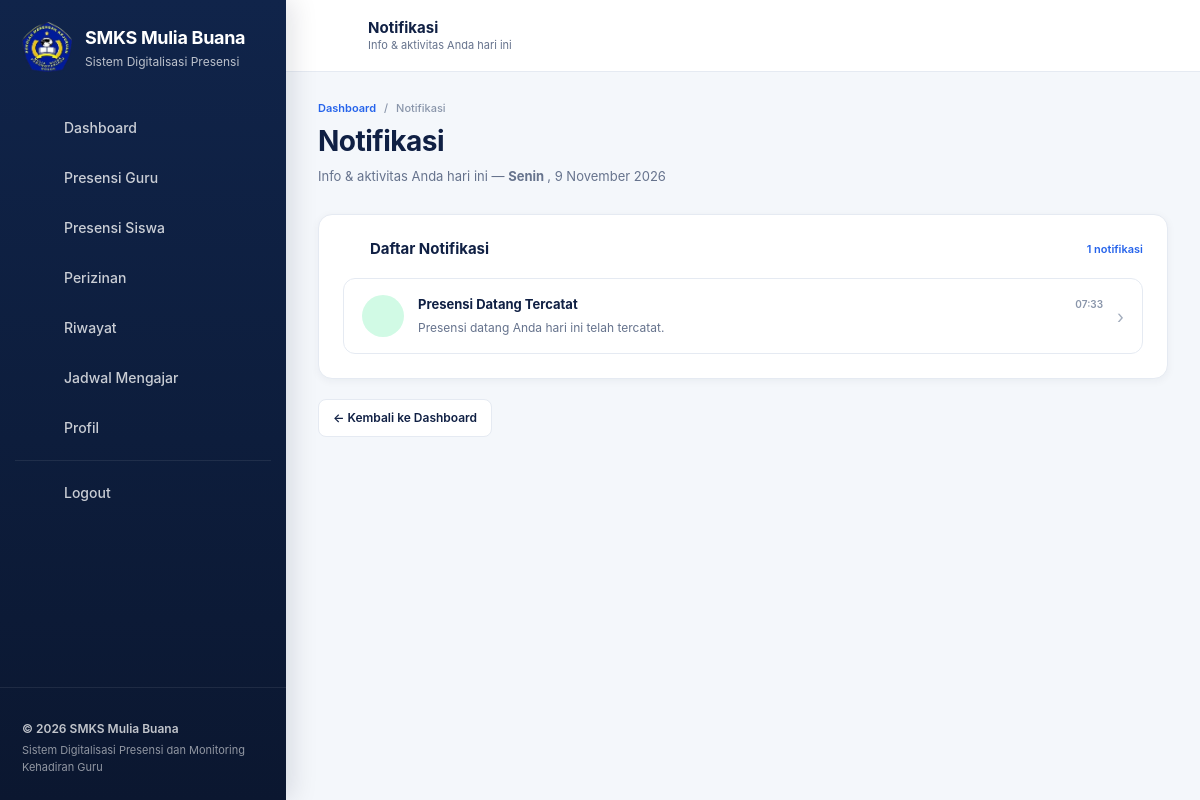
/guru/notifikasi.php (signed in), run on the app's committed database.
### tables this page shows
CREATE TABLE `notifikasi` (
  `id` bigint(20) unsigned NOT NULL AUTO_INCREMENT,
  `user_id` int(10) unsigned NOT NULL,
  `tipe` varchar(50) NOT NULL,
  `event_key` varchar(191) NOT NULL,
  `judul` varchar(150) NOT NULL,
  `pesan` text NOT NULL,
  `link` varchar(255) DEFAULT NULL,
  `dibaca` tinyint(1) NOT NULL DEFAULT 0,
  `dibaca_at` datetime DEFAULT NULL,
  `created_at` timestamp NOT NULL DEFAULT current_timestamp(),
  PRIMARY KEY (`id`),
  UNIQUE KEY `uq_notifikasi_user_event` (`user_id`,`event_key`),
  KEY `idx_notifikasi_user_dibaca` (`user_id`,`dibaca`),
  KEY `idx_notifikasi_user_created` (`user_id`,`created_at`),
  CONSTRAINT `fk_notifikasi_user` FOREIGN KEY (`user_id`) REFERENCES `users` (`id`) ON DELETE CASCADE ON UPDATE CASCADE
);

### guru/partials/notif-count.php (called while the page is built, shortened)
<?php
$tanggalHariIni = date('Y-m-d');
$namaHari = [
    'Sunday' => 'Minggu', 'Monday' => 'Senin', 'Tuesday' => 'Selasa',
    'Wednesday' => 'Rabu', 'Thursday' => 'Kamis', 'Friday' => 'Jumat', 'Saturday' => 'Sabtu'
];
$hariIni = $namaHari[date('l')];

### guru/notifikasi.php (the view, shortened to what this page needs)
<?php
require_once __DIR__ . '/../config/database.php';
require_once __DIR__ . '/../config/helpers.php';
$userId = currentUserId();
$tanggalHariIni = date('Y-m-d');
$namaHari = [
    'Sunday'    => 'Minggu',
    'Monday'    => 'Senin',
    'Tuesday'   => 'Selasa',
    'Wednesday' => 'Rabu',
    'Thursday'  => 'Kamis',
    'Friday'    => 'Jumat',
    'Saturday'  => 'Sabtu'
];
$hariIni = $namaHari[date('l')];
$stmt = $pdo->prepare("
    SELECT
        id,
        tipe,
        event_key,
        judul,
        pesan,
        link,
        dibaca,
        dibaca_at,
        created_at
    FROM notifikasi
    WHERE user_id = :user_id
    ORDER BY created_at DESC, id DESC
");
$stmt->execute([
    'user_id' => $userId
]);
$notifikasi = $stmt->fetchAll(PDO::FETCH_ASSOC);
$totalNotif = count($notifikasi);
?>
<!DOCTYPE html>
<html lang="id">
<head>
    <link
        rel="stylesheet"
        href="../assets/css/style.css"
    >
</head>
<body>
<div class="app-shell">
    <?php include __DIR__ . '/partials/sidebar.php'; ?>
    <div class="app-main">
        <?php include __DIR__ . '/partials/topbar.php'; ?>
        <main class="dashboard-content">
            <div class="dashboard-container">
                <div class="page-header">
                    <div class="breadcrumb">
                        <a href="dashboard.php">
                            Dashboard
                        </a>
                        <span>/</span>
                        <span>
                            Notifikasi
                        </span>
                    </div>
                    <h1 class="page-title">
                        Notifikasi
                    </h1>
                    <p class="page-description">
                        Info & aktivitas Anda hari ini —
                        <strong>
                            <?= e($hariIni) ?>
                        </strong>,
                        <?= e(formatTanggal($tanggalHariIni)) ?>
                    </p>
                </div>
                <div class="dashboard-card">
                    <div class="dashboard-card-header">
                        <h2 class="dashboard-card-title">
                            <span class="dashboard-card-title-icon">
                                <?= appIcon('bell', '', 18) ?>
                            </span>
                            Daftar Notifikasi
                        </h2>
                        <div
                            class="dashboard-card-link"
                            style="cursor: default;"
                        >
                            <?= (int) $totalNotif ?>
                            notifikasi
                        </div>
                    </div>
                    <div class="dashboard-card-body">
                        <?php if (empty($notifikasi)): ?>
                            <div class="empty-state">
                                <div class="empty-state-icon">
                                    <?= appIcon('bell', '', 40) ?>
                                </div>
                                <h3>
                                    Belum Ada Notifikasi
                                </h3>
                                <p>
                                    Belum ada aktivitas atau info
                                    penting hari ini.
                                </p>
                            </div>
                        <?php else: ?>
                            <div class="notif-list">
                                <?php foreach ($notifikasi as $notif): ?>
                                    <?php
                                    $link = trim(
                                        (string) (
                                            $notif['link'] ?? ''
                                        )
                                    );
                                    ?>
                                    <?php if ($link !== ''): ?>
                                        <a
                                            href="<?= e($link) ?>"
                                            class="notif-item notif-item-<?= e($notif['warna']) ?>"
                                        >
                                    <?php else: ?>
                                        <div
                                            class="notif-item notif-item-<?= e($notif['warna']) ?>"
                                        >
                                    <?php endif; ?>
                                            <div class="notif-icon">
                                                <?= appIcon(
                                                    $notif['ikon'],
                                                    '',
                                                    18
                                                ) ?>
                                            </div>
                                            <div class="notif-content">
                                                <div class="notif-header">
                                                    <div class="notif-title">
                                                        <?= e(
                                                            $notif['judul']
                                                        ) ?>
                                                    </div>
                                                    <div class="notif-time">
                                                        <?= e(
                                                            $notif['waktu']
                                                        ) ?>
                                                    </div>
                                                </div>
                                                <div class="notif-description">
                                                    <?= e(
                                                        $notif['pesan']
                                                    ) ?>
                                                </div>
                                            </div>
                                            <?php if ($link !== ''): ?>
                                                <div class="notif-arrow">
                                                    ›
                                                </div>
                                            <?php endif; ?>
                                    <?php if ($link !== ''): ?>
                                        </a>
                                    <?php else: ?>
                                        </div>
                                    <?php endif; ?>
                                <?php endforeach; ?>
                            </div>
                        <?php endif; ?>
                    </div>
                </div>
                <a
                    href="dashboard.php"
                    class="back-link"
                >
                    ← Kembali ke Dashboard
                </a>
            </div>
        </main>
    </div>
</div>
</body>
</html>

### config/helpers.php (shortened to what this page needs)
<?php
function e($value)
{
    return htmlspecialchars($value ?? '', ENT_QUOTES, 'UTF-8');
}
function formatTanggal($tanggal)
{
    $bulan = [
        1 => 'Januari', 2 => 'Februari', 3 => 'Maret', 4 => 'April',
        5 => 'Mei', 6 => 'Juni', 7 => 'Juli', 8 => 'Agustus',
        9 => 'September', 10 => 'Oktober', 11 => 'November', 12 => 'Desember'
    ];
    $timestamp = strtotime($tanggal);
    return date('j', $timestamp) . ' ' . $bulan[(int) date('n', $timestamp)] . ' ' . date('Y', $timestamp);
}
function appIcon($name, $class = '', $size = 20)
{
    $content = $icons[$name] ?? $icons['dashboard'];
    $classAttr = $class !== '' ? ' class="' . htmlspecialchars($class, ENT_QUOTES, 'UTF-8') . '"' : '';
    return '<svg xmlns="http://www.w3.org/2000/svg" width="' . (int)$size . '" height="' . (int)$size . '" viewBox="0 0 24 24" fill="none" stroke="currentColor" stroke-width="2" stroke-linecap="round" stroke-linejoin="round"' . $classAttr . '>' . $content . '</svg>';
}

### assets/css/style.css (style rules this page uses)
:root { --navy-950: #0b1730; --navy-900: #102044; --navy-800: #15305f; --blue-700: #1d5dcc; --blue-600: #2563eb; --blue-500: #3b82f6; --text-900: #172033; --text-700: #34415a; --text-500: #66738d; --text-400: #8995aa; --bg: #f4f7fb; --white: #ffffff; --border: #e5eaf2; --success: #10b981; --warning: #f59e0b; --danger: #ef4444; --info: #3b82f6; --shadow-sm: 0 2px 8px rgba(16, 32, 68, 0.05); --shadow-md: 0 8px 24px rgba(16, 32, 68, 0.08); --shadow-lg: 0 14px 32px rgba(16, 32, 68, 0.12); --radius-sm: 8px; --radius-md: 14px; --radius-lg: 18px; --sidebar-width: 286px; --transition-base: transform 0.25s cubic-bezier(0.4, 0, 0.2, 1), box-shadow 0.25s cubic-bezier(0.4, 0, 0.2, 1), border-color 0.25s cubic-bezier(0.4, 0, 0.2, 1), background 0.2s ease; }
* { box-sizing: border-box; }
html { scroll-behavior: smooth; }
body { margin: 0; padding: 0; font-family: Inter, -apple-system, BlinkMacSystemFont, "Segoe UI", Roboto, Arial, sans-serif; background: var(--bg); color: var(--text-900); line-height: 1.5; }
a { color: inherit; text-decoration: none; }
.app-shell { min-height: 100vh; display: flex; background: var(--bg); }
.sidebar-link-icon svg, .stat-icon svg, .dashboard-card-title-icon svg, .attendance-icon svg, .topbar-notif svg, .menu-toggle svg, .quick-menu-icon svg { display: inline-block; vertical-align: middle; }
.sidebar-link-icon svg { width: 19px; height: 19px; }
.dashboard-card-title-icon svg { width: 17px; height: 17px; }
.app-main { width: calc(100% - var(--sidebar-width)); margin-left: var(--sidebar-width); min-height: 100vh; }
.dashboard-content { padding: 28px 32px 44px; }
.dashboard-container { width: 100%; max-width: 1450px; margin: 0 auto; }
.page-header { margin-bottom: 24px; }
.breadcrumb { display: flex; align-items: center; gap: 8px; font-size: 11px; font-weight: 500; color: var(--text-500); margin-bottom: 8px; }
.breadcrumb a { color: var(--blue-600); font-weight: 600; }
.breadcrumb span { color: var(--text-400); }
.page-title { margin: 0; font-size: clamp(22px, 2.5vw, 28px); line-height: 1.2; font-weight: 750; letter-spacing: -0.5px; color: var(--navy-900); }
.page-description { margin: 8px 0 0; font-size: 13px; line-height: 1.65; color: var(--text-500); }
.dashboard-card { background: var(--white); border: 1px solid var(--border); border-radius: var(--radius-md); box-shadow: var(--shadow-sm); overflow: hidden; margin-top: 26px; transition: var(--transition-base); }
.dashboard-card-header { display: flex; align-items: center; justify-content: space-between; gap: 12px; padding: 22px 24px 16px; }
.dashboard-card-title { display: flex; align-items: center; gap: 10px; margin: 0; font-size: 15px; font-weight: 700; color: var(--navy-900); }
.dashboard-card-title-icon { color: var(--blue-600); font-size: 17px; }
.dashboard-card-link { color: var(--blue-600); font-size: 11px; font-weight: 600; }
.dashboard-card-body { padding: 0 24px 24px; }
.back-link { display: inline-flex; align-items: center; gap: 6px; margin-top: 20px; padding: 9px 14px; border-radius: 8px; background: #ffffff; border: 1px solid var(--border); color: var(--navy-900); font-size: 12px; font-weight: 600; transition: background 0.15s ease, border-color 0.15s ease; }
.notif-list { display: grid; gap: 10px; }
.notif-item { display: flex; align-items: center; gap: 14px; padding: 16px 18px; background: #ffffff; border: 1px solid var(--border); border-radius: 12px; text-decoration: none; color: inherit; transition: border-color 0.2s ease, background 0.2s ease, transform 0.2s ease, box-shadow 0.2s ease; }
.notif-icon { width: 42px; height: 42px; flex-shrink: 0; border-radius: 50%; display: flex; align-items: center; justify-content: center; font-size: 17px; font-weight: 700; background: #eef2f7; color: var(--text-700); }
.notif-content { flex: 1; min-width: 0; }
.notif-header { display: flex; align-items: center; justify-content: space-between; gap: 10px; margin-bottom: 4px; }
.notif-title { font-size: 13px; font-weight: 700; color: var(--navy-900); }
.notif-time { font-size: 10px; font-weight: 600; color: var(--text-400); flex-shrink: 0; }
.notif-description { font-size: 12px; line-height: 1.55; color: var(--text-500); }
.notif-arrow { color: #a3adbd; font-size: 18px; flex-shrink: 0; }
.notif-item-green .notif-icon { background: #d1fae5; color: #047857; }

### data on the page
notifikasi: $size 18 (drawn), judul "Presensi Datang Tercatat", waktu "07:33", pesan "Presensi datang Anda hari ini telah tercatat."

### other printed values
$menu['label'] "Dashboard"
$menu['label'] "Presensi Guru"
$menu['label'] "Presensi Siswa"
$menu['label'] "Perizinan"
$menu['label'] "Riwayat"
$menu['label'] "Jadwal Mengajar"
$menu['label'] "Profil"
$pageTitle "Notifikasi"
$pageSubtitle "Info & aktivitas Anda hari ini"
$totalNotif "1"
